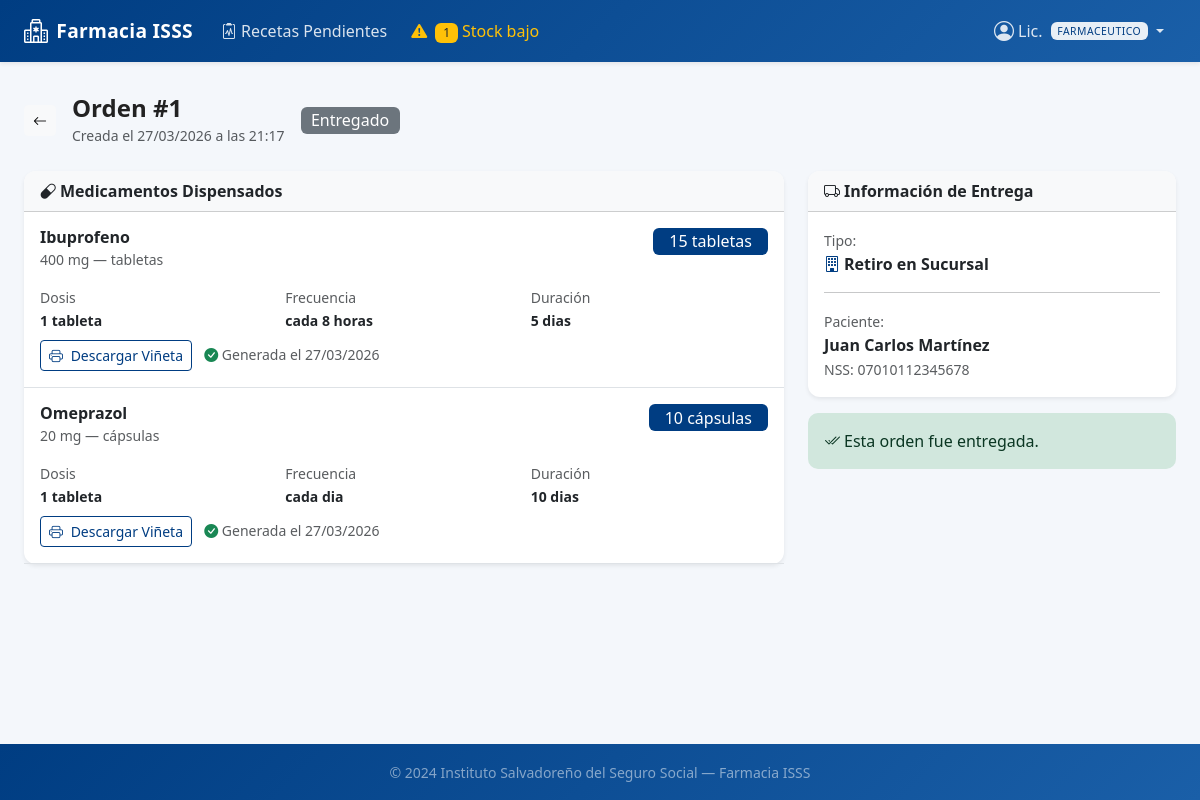
Page /farmaceutico/orden/1 (signed in) on the committed database.
### models.py (models this page shows, shortened)
class User(UserMixin, db.Model):
    __tablename__ = 'users'
    id = db.Column(db.Integer, primary_key=True)
    username = db.Column(db.String(80), unique=True, nullable=False)
    password_hash = db.Column(db.String(256), nullable=False)
    role = db.Column(db.String(20), nullable=False)  # paciente, farmaceutico, admin
    nombre_completo = db.Column(db.String(150), nullable=False)
    num_seguro_social = db.Column(db.String(50), nullable=True)
    created_at = db.Column(db.DateTime, default=datetime.utcnow)
    prescriptions = db.relationship('Prescription', backref='patient', lazy=True,
                                    foreign_keys='Prescription.patient_id')
    orders_processed = db.relationship('Order', backref='pharmacist', lazy=True,
                                       foreign_keys='Order.pharmacist_id')

class Order(db.Model):
    __tablename__ = 'orders'
    id = db.Column(db.Integer, primary_key=True)
    prescription_id = db.Column(db.Integer, db.ForeignKey('prescriptions.id'), nullable=False)
    pharmacist_id = db.Column(db.Integer, db.ForeignKey('users.id'), nullable=False)
    created_at = db.Column(db.DateTime, default=datetime.utcnow)
    delivery_type = db.Column(db.String(20), nullable=False)  # sucursal, envio
    delivery_address = db.Column(db.Text, nullable=True)
    status = db.Column(db.String(20), default='en_proceso')  # en_proceso, listo, entregado
    items = db.relationship('OrderItem', backref='order', lazy=True)
    def status_label(self):
        labels = {
            'en_proceso': 'En Proceso',
            'listo': 'Listo para retirar',
            'entregado': 'Entregado'
        }
        return labels.get(self.status, self.status)
    def status_class(self):
        classes = {
            'en_proceso': 'info',
            'listo': 'success',
            'entregado': 'secondary'
        }
        return classes.get(self.status, 'secondary')

class OrderItem(db.Model):
    __tablename__ = 'order_items'
    id = db.Column(db.Integer, primary_key=True)
    order_id = db.Column(db.Integer, db.ForeignKey('orders.id'), nullable=False)
    medication_id = db.Column(db.Integer, db.ForeignKey('medications.id'), nullable=False)
    cantidad = db.Column(db.Integer, nullable=False)
    dosis_indicada = db.Column(db.String(200), nullable=False)
    frecuencia = db.Column(db.String(200), nullable=False)
    duracion = db.Column(db.String(100), nullable=False)
    label = db.relationship('Label', backref='order_item', lazy=True, uselist=False)

class Medication(db.Model):
    __tablename__ = 'medications'
    id = db.Column(db.Integer, primary_key=True)
    nombre = db.Column(db.String(200), nullable=False)
    concentracion = db.Column(db.String(100), nullable=False)
    unidad = db.Column(db.String(50), nullable=False)
    stock = db.Column(db.Integer, default=0)
    stock_minimo = db.Column(db.Integer, default=10)
    order_items = db.relationship('OrderItem', backref='medication', lazy=True)

class Label(db.Model):
    __tablename__ = 'labels'
    id = db.Column(db.Integer, primary_key=True)
    order_item_id = db.Column(db.Integer, db.ForeignKey('order_items.id'), nullable=False)
    pdf_path = db.Column(db.String(256), nullable=False)
    generated_at = db.Column(db.DateTime, default=datetime.utcnow)

### app.py (the view)
@app.route('/farmaceutico/orden/<int:order_id>')
@login_required
@role_required('farmaceutico')
def pharmacist_order_detail(order_id):
    order = Order.query.get_or_404(order_id)
    return render_template('pharmacist/order_detail.html', order=order)

### app.py (called while the page is built)
def role_required(*roles):
    def decorator(f):
        @wraps(f)
        def decorated(*args, **kwargs):
            if not current_user.is_authenticated:
                return redirect(url_for('login'))
            if current_user.role not in roles:
                abort(403)
            return f(*args, **kwargs)
        return decorated
    return decorator

@login_manager.user_loader
def load_user(user_id):
    return User.query.get(int(user_id))

@app.context_processor
def inject_globals():
    low_stock_count = 0
    if current_user.is_authenticated and current_user.role in ('admin', 'farmaceutico'):
        low_stock_count = Medication.query.filter(
            Medication.stock <= Medication.stock_minimo
        ).count()
    return dict(low_stock_count=low_stock_count)

### templates/pharmacist/order_detail.html (shortened to what this page needs)
{% extends 'base.html' %}
{% block content %}
<div class="d-flex align-items-center mb-4">
  <a href="{{ url_for('pharmacist_prescription', prescription_id=order.prescription_id) }}"
     class="btn btn-light btn-sm me-3">
    <i class="bi bi-arrow-left"></i>
  </a>
  <div>
    <h4 class="fw-bold mb-0">Orden #{{ order.id }}</h4>
    <small class="text-muted">Creada el {{ order.created_at.strftime('%d/%m/%Y a las %H:%M') }}</small>
  </div>
  <span class="badge bg-{{ order.status_class() }} ms-3 fs-6">{{ order.status_label() }}</span>
</div>
<div class="row g-4">
  <div class="col-12 col-lg-8">
    <div class="card shadow-sm border-0 mb-3">
      <div class="card-header bg-light fw-semibold">
        <i class="bi bi-capsule me-1"></i>Medicamentos Dispensados
      </div>
      <div class="card-body p-0">
        {% for item in order.items %}
        <div class="border-bottom p-3 {% if loop.last %}border-0{% endif %}">
          <div class="d-flex justify-content-between align-items-start mb-1">
            <div>
              <h6 class="mb-0 fw-bold">{{ item.medication.nombre }}</h6>
              <small class="text-muted">
                {{ item.medication.concentracion }} — {{ item.medication.unidad }}
              </small>
            </div>
            <span class="badge bg-isss fs-6 px-3">{{ item.cantidad }} {{ item.medication.unidad }}</span>
          </div>
          <div class="row mt-2 g-2">
            <div class="col-4">
              <small class="text-muted d-block">Dosis</small>
              <span class="fw-semibold small">{{ item.dosis_indicada }}</span>
            </div>
            <div class="col-4">
              <small class="text-muted d-block">Frecuencia</small>
              <span class="fw-semibold small">{{ item.frecuencia }}</span>
            </div>
            <div class="col-4">
              <small class="text-muted d-block">Duración</small>
              <span class="fw-semibold small">{{ item.duracion }}</span>
            </div>
          </div>
          <div class="mt-2">
            <a href="{{ url_for('generate_vineta', order_id=order.id, item_id=item.id) }}"
               class="btn btn-outline-isss btn-sm">
              <i class="bi bi-printer me-1"></i>
              {% if item.label %}Descargar Viñeta{% else %}Generar Viñeta{% endif %}
            </a>
            {% if item.label %}
            <small class="text-muted ms-2">
              <i class="bi bi-check-circle-fill text-success"></i>
              Generada el {{ item.label.generated_at.strftime('%d/%m/%Y') }}
            </small>
            {% endif %}
          </div>
        </div>
        {% endfor %}
      </div>
    </div>
  </div>
  <div class="col-12 col-lg-4">
    <div class="card shadow-sm border-0 mb-3">
      <div class="card-header bg-light fw-semibold">
        <i class="bi bi-truck me-1"></i>Información de Entrega
      </div>
      <div class="card-body">
        <div class="mb-2">
          <small class="text-muted">Tipo:</small>
          <div class="fw-semibold">
            {% if order.delivery_type == 'sucursal' %}
              <i class="bi bi-building text-isss me-1"></i>Retiro en Sucursal
            {% else %}
              <i class="bi bi-truck text-isss me-1"></i>Envío a Domicilio
            {% endif %}
          </div>
        </div>
        <hr />
        <div>
          <small class="text-muted">Paciente:</small>
          <div class="fw-semibold">{{ order.prescription.patient.nombre_completo }}</div>
          <small class="text-muted">NSS: {{ order.prescription.patient.num_seguro_social or 'N/A' }}</small>
        </div>
      </div>
    </div>
    {% if order.status != 'entregado' %}
    <div class="card shadow-sm border-0">
      <div class="card-header bg-light fw-semibold">
        <i class="bi bi-arrow-right-circle me-1"></i>Actualizar Estado
      </div>
      <div class="card-body">
        <form method="POST" action="{{ url_for('update_order_status', order_id=order.id) }}">
          {% if order.status == 'en_proceso' %}
          <button type="submit" name="status" value="listo" class="btn btn-success w-100 mb-2">
            <i class="bi bi-check-circle me-1"></i>Marcar como Listo
          </button>
          {% endif %}
          {% if order.status in ('en_proceso', 'listo') %}
          <button type="submit" name="status" value="entregado" class="btn btn-secondary w-100">
            <i class="bi bi-bag-check me-1"></i>Marcar como Entregado
          </button>
          {% endif %}
        </form>
      </div>
    </div>
    {% else %}
    <div class="alert alert-success">
      <i class="bi bi-check2-all me-1"></i>Esta orden fue entregada.
    </div>
    {% endif %}
  </div>
</div>
{% endblock %}

### templates/base.html (shortened to what this page needs)
<!DOCTYPE html>
<html lang="es">
<head>
  <link rel="stylesheet" href="https://cdn.jsdelivr.net/npm/bootstrap@5.3.2/dist/css/bootstrap.min.css" />
  <link rel="stylesheet" href="https://cdn.jsdelivr.net/npm/bootstrap-icons@1.11.3/font/bootstrap-icons.min.css" />
  <link rel="stylesheet" href="{{ url_for('static', filename='css/style.css') }}" />
</head>
<body class="d-flex flex-column min-vh-100">
<nav class="navbar navbar-expand-lg navbar-dark bg-isss shadow-sm">
  <div class="container-fluid px-4">
    <a class="navbar-brand d-flex align-items-center gap-2" href="{{ url_for('index') }}">
      <i class="bi bi-hospital fs-4"></i>
      <span class="fw-bold">Farmacia ISSS</span>
    </a>
    <div class="collapse navbar-collapse" id="navbarMain">
      {% if current_user.is_authenticated %}
      <ul class="navbar-nav me-auto mb-2 mb-lg-0">
        {% if current_user.role == 'paciente' %}
          <li class="nav-item">
            <a class="nav-link {% if request.endpoint == 'patient_dashboard' %}active{% endif %}"
               href="{{ url_for('patient_dashboard') }}">
              <i class="bi bi-grid-1x2 me-1"></i>Mis Recetas
            </a>
          </li>
          <li class="nav-item">
            <a class="nav-link {% if request.endpoint == 'patient_upload' %}active{% endif %}"
               href="{{ url_for('patient_upload') }}">
              <i class="bi bi-upload me-1"></i>Subir Receta
            </a>
          </li>
        {% elif current_user.role == 'farmaceutico' %}
          <li class="nav-item">
            <a class="nav-link {% if request.endpoint == 'pharmacist_dashboard' %}active{% endif %}"
               href="{{ url_for('pharmacist_dashboard') }}">
              <i class="bi bi-clipboard2-pulse me-1"></i>Recetas Pendientes
            </a>
          </li>
          {% if low_stock_count > 0 %}
          <li class="nav-item">
            <a class="nav-link text-warning" href="#">
              <i class="bi bi-exclamation-triangle-fill me-1"></i>
              <span class="badge bg-warning text-dark">{{ low_stock_count }}</span> Stock bajo
            </a>
          </li>
          {% endif %}
        {% endif %}
      </ul>
      <ul class="navbar-nav ms-auto mb-2 mb-lg-0 align-items-lg-center">
        <li class="nav-item dropdown">
          <a class="nav-link dropdown-toggle d-flex align-items-center gap-1" href="#"
             data-bs-toggle="dropdown">
            <i class="bi bi-person-circle fs-5"></i>
            <span class="d-none d-lg-inline">{{ current_user.nombre_completo.split()[0] }}</span>
            <span class="badge bg-white text-isss ms-1 small">{{ current_user.role }}</span>
          </a>
        </li>
      </ul>
      {% endif %}
    </div>
  </div>
</nav>
<main class="container-fluid px-4 py-3 flex-grow-1">
  {% block content %}{% endblock %}
</main>
<footer class="footer-isss mt-auto py-3">
  <div class="container text-center">
    <span class="text-white-50 small">
      &copy; {{ now.year if now is defined else '2024' }} Instituto Salvadoreño del Seguro Social &mdash; Farmacia ISSS
    </span>
  </div>
</footer>
</body>
</html>

### static/css/style.css (style rules this page uses)
:root { --isss-blue: #003d82; --isss-blue-dark: #002d62; --isss-blue-light: #e8f0fb; --isss-blue-mid: #1a5fa8; }
body { font-family: 'Segoe UI', system-ui, -apple-system, sans-serif; background-color: #f4f7fb; color: #222; }
.bg-isss { background-color: var(--isss-blue) !important; }
.text-isss { color: var(--isss-blue) !important; }
.btn-outline-isss { color: var(--isss-blue); border-color: var(--isss-blue); font-weight: 500; }
.navbar.bg-isss { background: linear-gradient(135deg, var(--isss-blue) 0%, var(--isss-blue-mid) 100%) !important; }
.navbar-dark .navbar-nav .nav-link { color: rgba(255, 255, 255, 0.85); transition: color 0.2s; border-radius: 6px; padding: 6px 12px; }
.navbar-brand { font-size: 1.2rem; letter-spacing: 0.3px; }
.badge.bg-white.text-isss { background: rgba(255, 255, 255, 0.9) !important; color: var(--isss-blue) !important; font-size: 0.65rem; text-transform: uppercase; letter-spacing: 0.5px; }
.card { border-radius: 12px; }
.card-header { border-radius: 12px 12px 0 0 !important; font-weight: 600; }
.footer-isss { background: linear-gradient(135deg, var(--isss-blue) 0%, var(--isss-blue-mid) 100%); }
.badge { font-weight: 500; }
.alert { border-radius: 10px; border: none; }

### rows in the picture
User: nombre_completo "Lic.", role "FARMACEUTICO"
Order: id "1", created_at "27/03/2026 a las 21:17", status_label "Entregado"
OrderItem: medication.nombre "Ibuprofeno", medication.concentracion "400 mg", medication.unidad "tabletas", cantidad "15", dosis_indicada "1 tableta", frecuencia "cada 8 horas", duracion "5 dias", label.generated_at "27/03/2026"
OrderItem: medication.nombre "Omeprazol", medication.concentracion "20 mg", medication.unidad "cápsulas", cantidad "10", dosis_indicada "1 tableta", frecuencia "cada dia", duracion "10 dias", label.generated_at "27/03/2026"
User: prescription.patient.nombre_completo "Juan Carlos Martínez", prescription.patient "07010112345678"

### other values in the picture
{{ low_stock_count }} "1"
{{ now.year if now is defined else '2024' }} "2024"
